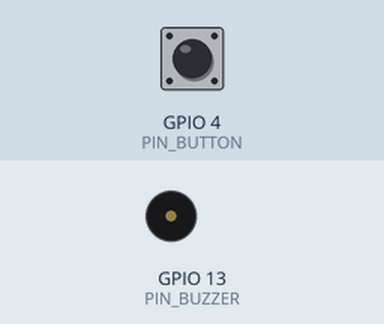
Simulated run of this sketch. Board: ESP32. Shown: buzzer (waves = sounding). The test bench sets the inputs (shaded band); at power-on: GPIO 4 (PIN_BUTTON) HIGH.

Above: at 0.4 s.
Timing chart, 0 to 1.9 s (numbered marks = the images above):
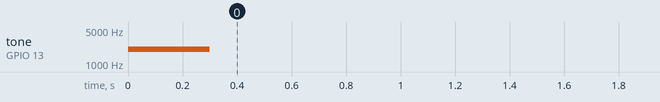

Measured:
- by itself, tone on GPIO 13 (PIN_BUZZER): silent → 2000 Hz at 0.00 s, → silent 0.30 s later

The sketch:

sketch_6.2_door_bell_passive.ino
```cpp
#define PIN_BUZZER 13
#define PIN_BUTTON 4
#define CHN 0 //define the pwm channel

// The resolution determines the number of available duty cycles for a given period. For example,
// a 10-bit resolution will result in 1,024 discrete duty cycles while an 8-bit resolution will result in 256 discrete duty cycles.
#define RESOLUTION 10

void setup() {
  pinMode(PIN_BUTTON, INPUT);
  pinMode(PIN_BUZZER, OUTPUT);

  // ledcSetup(ledChannel, freq, resolution);
  ledcSetup(CHN, 0, RESOLUTION);   //setup pwm channel
  ledcAttachPin(PIN_BUZZER, CHN); //attach the led pin to pwm channel
  // ledcWrite(ledChannel, dutyCycle);
  ledcWriteTone(CHN, 2000);       //Sound at 2KHz for 0.3 seconds
  delay(300);
}

void loop() {
  if (digitalRead(PIN_BUTTON) == LOW) {
    alert();
  } else {
    // ledcWrite(ledChannel, dutyCycle);
    ledcWriteTone(CHN, 0); //Sound at 0 KHz
  }
}

void alert() {
 float sinVal; // Define a variable to save sine value
 int toneVal; // Define a variable to save sound frequency

  // this code uses the sin function to generate variable intensity sound wave
  for (int x = 0; x < 360; x += 10) { // X from 0 degree->360 degree
    sinVal = sin(x * (PI / 180)); // Calculate the sine of x
    toneVal = 2000 + sinVal * 500; //Calculate sound frequency according to the sine of x

    // ledcWrite(ledChannel, dutyCycle);
    ledcWriteTone(CHN, toneVal); //Sound at toneVal KHz for 10 seconds
    delay(10);
  }
}
```
